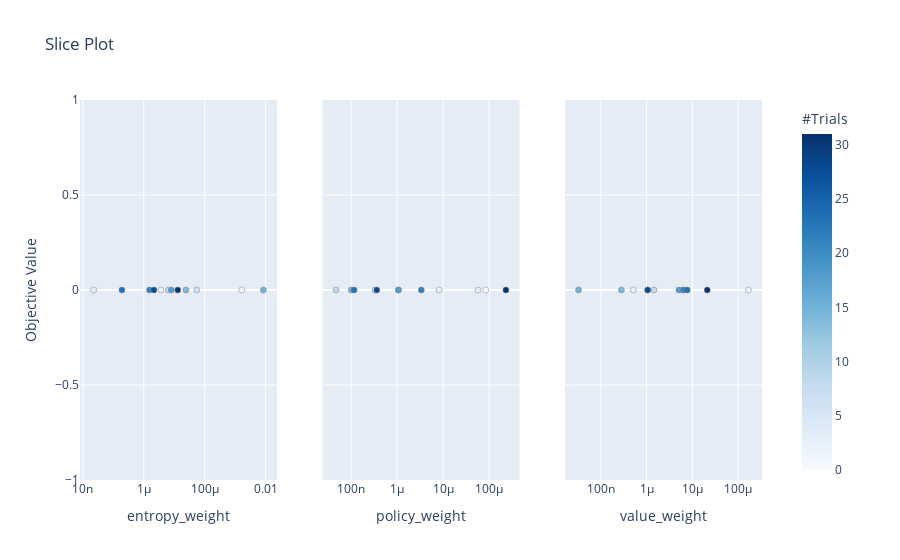

Here is the notebook cell this chart was saved with:
### Code cell
tuna.visualization.plot_slice(study, params = ['policy_weight', 'entropy_weight', 'value_weight'])

### Figure 1 — Plotly figure (JSON) as saved in the notebook; plotly's stock layout.template omitted (floating-point values rounded to 4 significant figures)
{"data": [{"marker": {"color": [0, 2, 3, 6, 8, 14, 15, 18, 21, 23, 28, 31], "colorbar": {"title": {"text": "#Trials"}, "x": 1, "xpad": 40}, "colorscale": [[0, "rgb(247,251,255)"], [0.125, "rgb(222,235,247)"], [0.25, "rgb(198,219,239)"], [0.375, "rgb(158,202,225)"], [0.5, "rgb(107,174,214)"], [0.625, "rgb(66,146,198)"], [0.75, "rgb(33,113,181)"], [0.875, "rgb(8,81,156)"], [1, "rgb(8,48,107)"]], "line": {"color": "Grey", "width": 0.5}, "showscale": true}, "mode": "markers", "showlegend": false, "type": "scatter", "x": [0.00164, 3.635e-06, 2.239e-08, 5.495e-05, 6.383e-06, 2.412e-05, 0.008481, 7.997e-06, 1.535e-06, 1.907e-07, 2.156e-06, 1.305e-05], "xaxis": "x", "y": [0, 0, 0, 0, 0, 0, 0, 0, 0, 0, 0, 0], "yaxis": "y"}, {"marker": {"color": [0, 2, 3, 6, 8, 14, 15, 18, 21, 23, 28, 31], "colorbar": {"title": {"text": "#Trials"}, "x": 1, "xpad": 40}, "colorscale": [[0, "rgb(247,251,255)"], [0.125, "rgb(222,235,247)"], [0.25, "rgb(198,219,239)"], [0.375, "rgb(158,202,225)"], [0.5, "rgb(107,174,214)"], [0.625, "rgb(66,146,198)"], [0.75, "rgb(33,113,181)"], [0.875, "rgb(8,81,156)"], [1, "rgb(8,48,107)"]], "line": {"color": "Grey", "width": 0.5}, "showscale": false}, "mode": "markers", "showlegend": false, "type": "scatter", "x": [8.388e-05, 8.199e-06, 5.702e-05, 3.294e-07, 4.718e-08, 1.059e-06, 1.008e-07, 1.074e-06, 3.356e-06, 1.164e-07, 3.608e-07, 0.0002311], "xaxis": "x2", "y": [0, 0, 0, 0, 0, 0, 0, 0, 0, 0, 0, 0], "yaxis": "y2"}, {"marker": {"color": [0, 2, 3, 6, 8, 14, 15, 18, 21, 23, 28, 31], "colorbar": {"title": {"text": "#Trials"}, "x": 1, "xpad": 40}, "colorscale": [[0, "rgb(247,251,255)"], [0.125, "rgb(222,235,247)"], [0.25, "rgb(198,219,239)"], [0.375, "rgb(158,202,225)"], [0.5, "rgb(107,174,214)"], [0.625, "rgb(66,146,198)"], [0.75, "rgb(33,113,181)"], [0.875, "rgb(8,81,156)"], [1, "rgb(8,48,107)"]], "line": {"color": "Grey", "width": 0.5}, "showscale": false}, "mode": "markers", "showlegend": false, "type": "scatter", "x": [1.06e-06, 0.0001678, 5.144e-07, 6.225e-06, 1.451e-06, 2.827e-07, 3.273e-08, 5.09e-06, 6.492e-06, 7.753e-06, 1.056e-06, 2.119e-05], "xaxis": "x3", "y": [0, 0, 0, 0, 0, 0, 0, 0, 0, 0, 0, 0], "yaxis": "y3"}], "layout": {"title": {"text": "Slice Plot"}, "xaxis": {"anchor": "y", "domain": [0, 0.2889], "title": {"text": "entropy_weight"}, "type": "log"}, "xaxis2": {"anchor": "y2", "domain": [0.3556, 0.6444], "title": {"text": "policy_weight"}, "type": "log"}, "xaxis3": {"anchor": "y3", "domain": [0.7111, 1], "title": {"text": "value_weight"}, "type": "log"}, "yaxis": {"anchor": "x", "domain": [0, 1], "title": {"text": "Objective Value"}}, "yaxis2": {"anchor": "x2", "domain": [0, 1], "matches": "y", "showticklabels": false}, "yaxis3": {"anchor": "x3", "domain": [0, 1], "matches": "y", "showticklabels": false}}}
